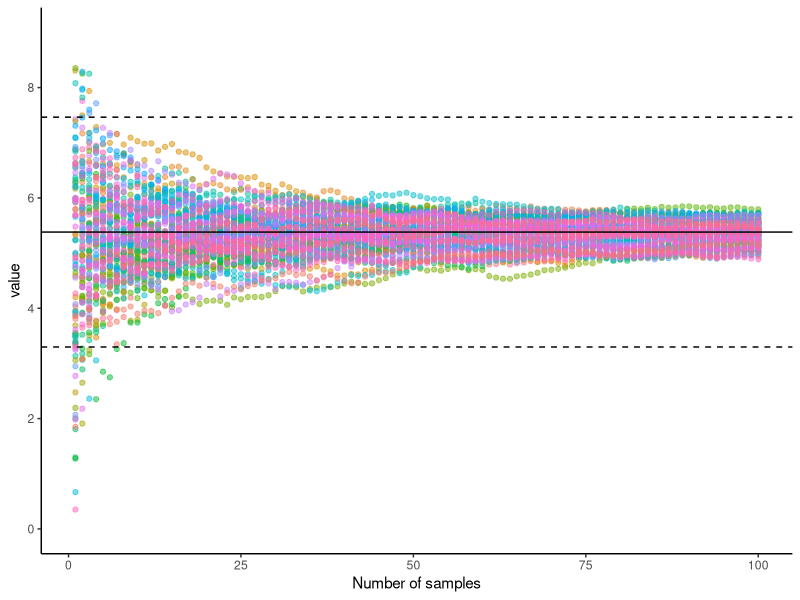

Reproduce this figure in R.
library(tidyverse)
library(TTR)


Lugol_stats <- data.frame("Experiment"= c("EXP","STAT","LSTAT_NH4", "LSTAT_NO3"), "Mean_c_length" = c(5.3807, 3.8943, NaN, NaN), "Variance_c_length" = c(2.0677, 1.6253,NaN,NaN))

Mean_average  <-5.3807
Variance_sd <-2.0833 


Raw_dataframe_exp <- data.frame(matrix(0, ncol = 100, nrow = 100))  #Create a dataframe for the simulated data


for (i in 1:length(Raw_dataframe_exp)) {
  
  
  Raw_dataframe_exp[i,]<- rnorm(100, mean=Mean_average, sd=Variance_sd)  #Create the simulated data 100 tines for the length of the empty dataframe
  
  }



Sliding_mean_exp <-data.frame(matrix(0, ncol = 2, nrow = 100)) #Create a dataframe for the sliding average
Sliding_sd_exp <-data.frame(matrix(0, ncol = 100, nrow = 100)) #Creating a dataframe for the slding sd

for (i in 1:length(Raw_dataframe_exp)) { 
  
  Sliding_mean_exp[,i]  <- runMean(Raw_dataframe_exp[,i], n=1, cumulative = TRUE) #Create the sliding mean, cumulative adds the new number each time, n determines when the firs value should be 
  Sliding_sd_exp[,i] <- runSD(Raw_dataframe_exp[,i], n=1, cumulative = TRUE) #same but for sd
  
  
  
}

data_long <- gather(Sliding_mean_exp)  #this rearange the data to a format that can acctually be plotted
data_long$n_sample <- rep(1:100, times=100) # This adds the number of samples that is used for the average, THIS WILL NEED TO CHANGE IF I WANT TO CHANGE NUMBER OF RUNS AND MAX NUMBER OF SAMPLES!


ggplot(data_long, aes(x=n_sample, y=value, color=key))+
  geom_point(show.legend = FALSE, alpha=0.5)+
  geom_hline(aes(yintercept=Mean_average))+
  geom_hline(aes(yintercept=Mean_average-Variance_sd), linetype="dashed")+
  geom_hline(aes(yintercept=Mean_average+Variance_sd),linetype="dashed")+
  scale_y_continuous(limits = c(0,9), n.breaks = 6)+
  xlab("Number of samples")+
  theme_classic()
